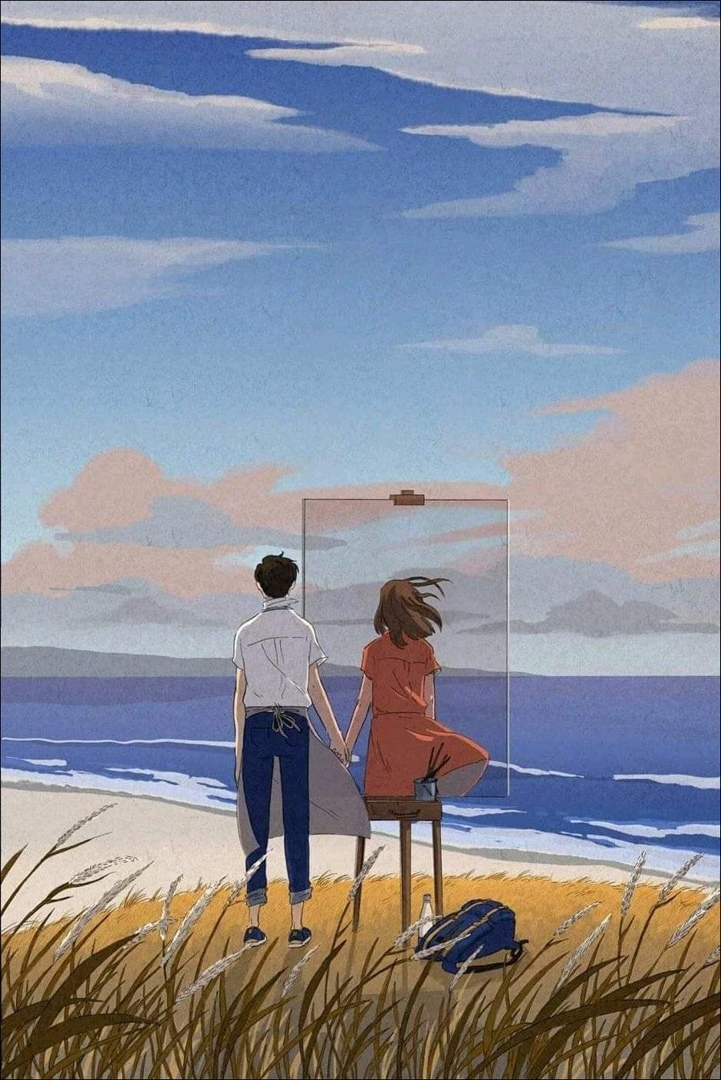
#> input picture crop/crop_img.jpg, 721 x 1080 px
$ python main.py
#> lines starting #> are read from the running program, lines starting #| are printed output that depends on the picture
#> in main, img is the input picture: PIL image 721x1080 RGB; mean R, G, B 136.8, 141.1, 154.4
### crop/crop.py
def crop_image_by_proportions(image, width_p=3, height_p=4):
#> called with width_p = 3, height_p = 4
    width_sqr = height_sqr = min(image.width, image.height)
#> width_sqr = 721; height_sqr = 721

    max_proportion = max(width_p, height_p)
    min_proportion = min(width_p, height_p)

    size_proportion = (width_sqr / max_proportion) * min_proportion
#> size_proportion = 540.8

    # Точка начала выреза ширины с середины
    width_center1 = (image.width - size_proportion) / 2
#> width_center1 = 90.12
    # Точка конца выреза ширины с середины
    width_center2 = image.width - width_center1
#> width_center2 = 630.9

    # Точка начала выреза высоты с середины
    height_center1 = (image.height - height_sqr) / 2
#> height_center1 = 179.5
    # Точка конца выреза высоты с середины
    height_center2 = image.height - height_center1
#> height_center2 = 900.5

    # В итоге получается прямоугольный четырехугольник,
    # который находится в центре картинки

    crop_coordinate = \
        (width_center1, height_center1, width_center2, height_center2)
#> crop_coordinate = (90.12, 179.5, 630.9, 900.5)

    image = image.crop(
        crop_coordinate
    )
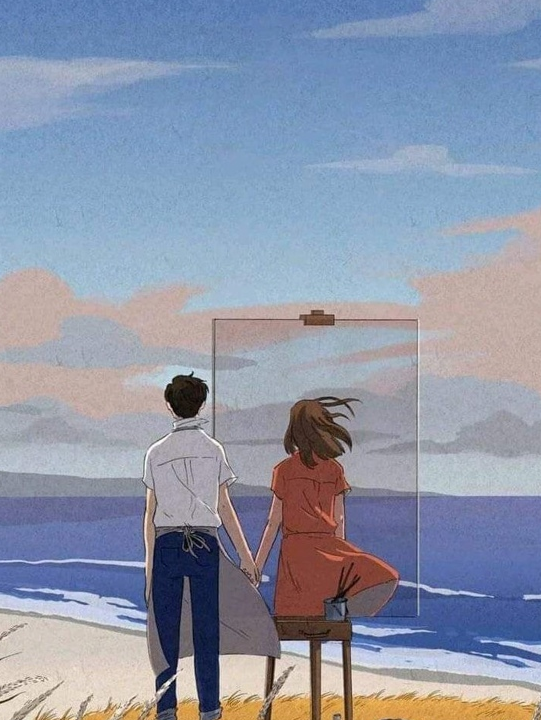
#> image: PIL image 541x720 RGB; mean R, G, B 141.4, 149.6, 169.2

    return image

### crop/main.py
import crop
from PIL import Image


def main():
    img = Image.open("crop_img.jpg")
    crop_img = crop.crop_image_by_proportions(
        img, 3, 4
    )  # Обрезать до размера 3 на 4
    crop_img.show()


if __name__ == '__main__':
    main()
